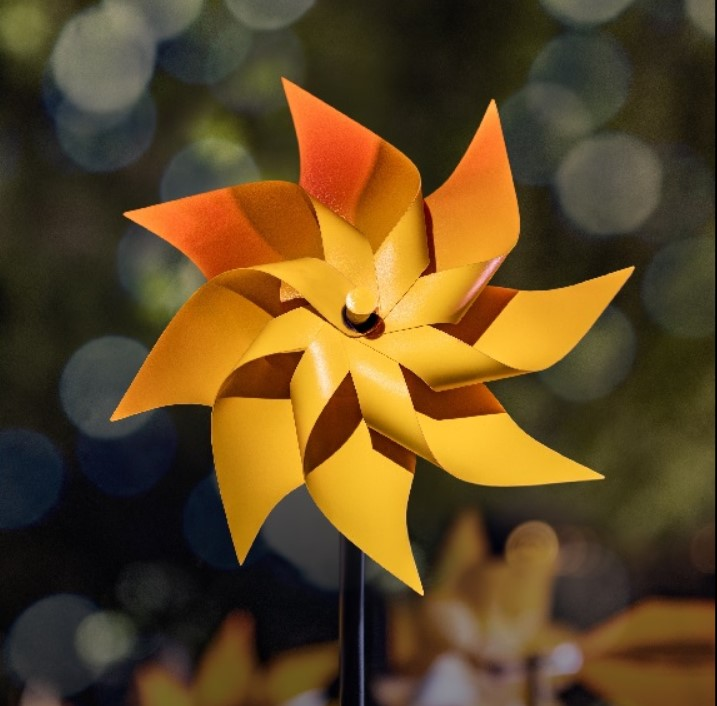
#> input picture image.jpg, 717 x 706 px
$ jupyter execute active_contour.ipynb
#> lines starting #> are read from the running program, lines starting #| are printed output that depends on the picture; after the words box and inside, x2 and y2 are one past the last pixel; in counts of white or black regions, pixels touching at a corner belong together
[cell 1]
import cv2
import matplotlib.pyplot as plt
img=cv2.imread("image.jpg")
#> img is the input picture: shape (706, 717, 3); mean B, G, R 35, 71.9, 95.6
gray_img = cv2.cvtColor(img, cv2.COLOR_BGR2GRAY)
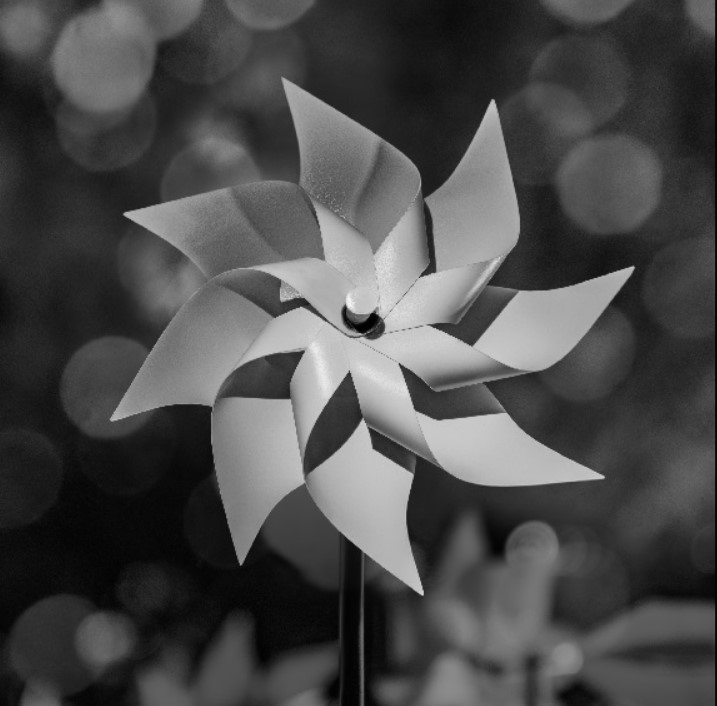
#> gray_img: shape (706, 717); min 0, max 250, mean 74.8
plt.imshow(gray_img)

[cell 2]
#blurring the image
blur_img = cv2.GaussianBlur(gray_img, (3, 3), 0)
plt.imshow(blur_img)

[cell 3]
#finding edges
edged_img = cv2.Canny(blur_img, 200, 100)
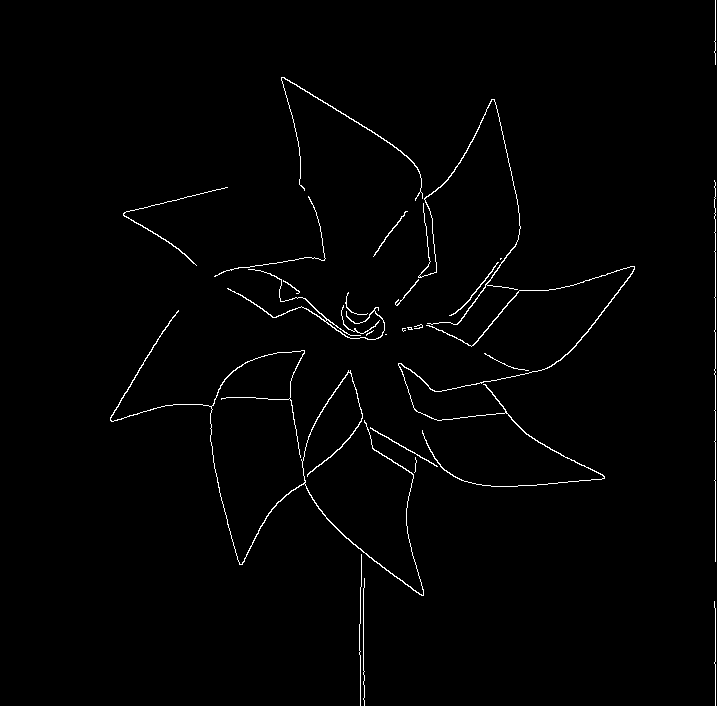
#> edged_img: shape (706, 717); 1.3% white in thin lines or dots, all inside (x1, y1, x2, y2) = (110, 0, 716, 706)
plt.imshow(edged_img)

[cell 4]
#finding the contour
contours,_=cv2.findContours(edged_img,cv2.RETR_EXTERNAL,cv2.CHAIN_APPROX_SIMPLE)
#> contours = 27 contours, 17 with area under 20; largest, box (x1, y1, x2, y2) and area: (110, 310, 424, 596) 398, (398, 266, 635, 487) 300, (227, 269, 385, 340) 136, (418, 99, 521, 325) 132, (281, 77, 423, 201) 98
#creating copy of image for contour drawing
img_copy=img.copy()
#drawing the contour
pq=cv2.drawContours(img_copy,contours,-1,(0,255,0),2)
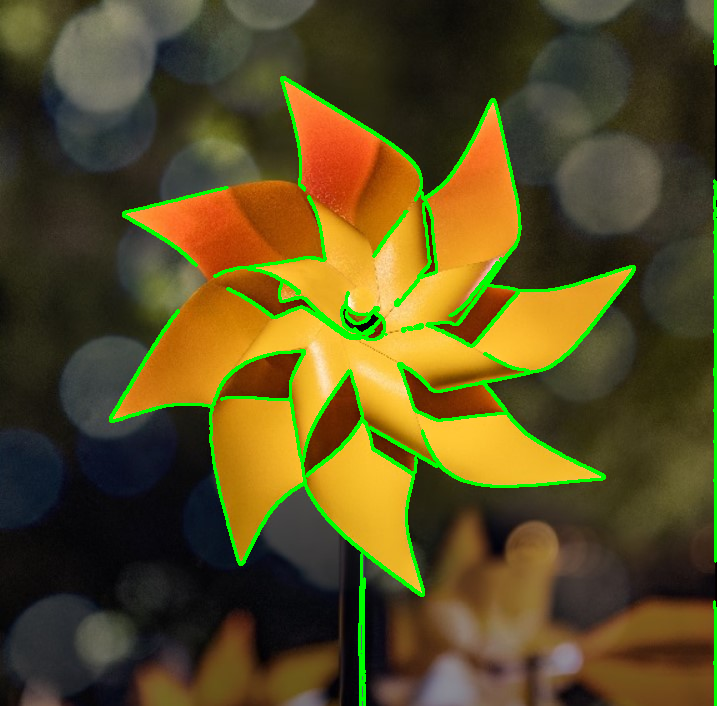
#> pq: shape (706, 717, 3); mean B, G, R 33.6, 78.3, 90
plt.imshow(pq)
